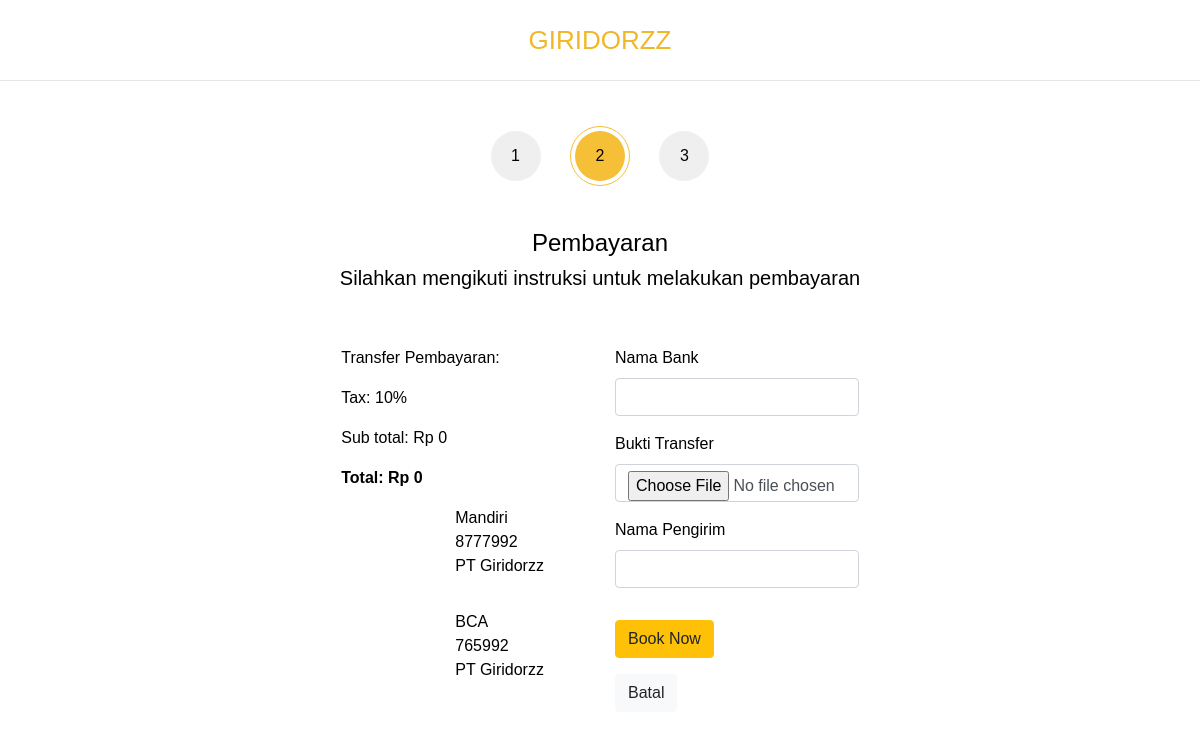
Screenshot of /page/booking/next-step.php with the database file from the repository.
### tables this page shows
CREATE TABLE `bank` (
  `idBank` int(11) NOT NULL,
  `namaBank` varchar(20) NOT NULL,
  `namaPemilik` varchar(255) NOT NULL,
  `noRekening` int(11) NOT NULL,
  `imageUrl` varchar(255) NOT NULL
);

### page/booking/next-step.php (the view, shortened to what this page needs)
<?php
include("../../database/connection.php");
$idKamar = $_GET['kamar'];
$idHotel = $_GET['id'];
if (isset($_GET['diskon'])) {
    $idDiskon = $_GET['diskon'];
    $diskon =
        mysqli_query($conn, "SELECT * FROM diskon WHERE idDiskon ='$idDiskon' and idKamar = '$idKamar'");
    while ($data = mysqli_fetch_array($diskon)) {
        $jmlhDiskon = $data['jmlhDiskon'];
        $totalHarga = $price - ($price * ($jmlhDiskon / 100));
    }
    $price = $totalHarga;
} else {
    $totalHarga = $price;
}
$startDate = new DateTime($_SESSION['startDate']);
$endDate = new DateTime($_SESSION['endDate']);
$countDate = $endDate->diff($startDate)->format('%d');
$totalPrice = $countDate * $totalHarga;
$result = mysqli_query($conn, "SELECT * FROM bank ")
    or die(mysqli_error($conn));
while ($data = mysqli_fetch_array($result)) {
    $rows[] = $data;
}
?>
<!doctype html>
<html lang="en">
<head>
    <link rel="stylesheet" href="https://stackpath.bootstrapcdn.com/bootstrap/4.3.1/css/bootstrap.min.css">
    <link rel="stylesheet" href="../../Assets/css/details.css">
</head>
<body>
    <header>
        <nav class="navbar navbar-expand-lg navbar-light container justify-content-center">
            <a href="../../index.php" class="brand-text-wrapper">
                <span class="brand-text-icon">GIRIDORZZ</span>
            </a>
        </nav>
    </header>
    <main class="container my-5 booking-kamar px-5">
        <div class="row justify-content-center">
            <div style="position: relative;">
                <button class="progress-number">1</button>
                <button class="progress-number active">2</button>
                <button class="progress-number">3</button>
            </div>
            <div class="col-12 text-center my-5">
                <h4>Pembayaran</h4>
                <h5>Silahkan mengikuti instruksi untuk melakukan pembayaran</h5>
            </div>
            <div class="row justify-content-center">
                <div class="col-6">
                    <p>Transfer Pembayaran:</p>
                    <p>Tax: 10%</p>
                    <p>Sub total: Rp <?= number_format($subTotal = $totalPrice * 0.1) ?> </p>
                    <b>Total: Rp <?= number_format($total = $totalPrice + $subTotal) ?></b>
                    <?php if (!empty($rows)) {
                        foreach ($rows as $row) : ?>
                            <div class="row py-3">
                                <div class="col-5">
                                </div>
                                <div class="col-6">
                                    <span><?= $row['namaBank'] ?></span> <br>
                                    <span><?= $row['noRekening'] ?></span> <br>
                                    <span><?= $row['namaPemilik'] ?></span>
                                </div>
                            </div>
                    <?php endforeach;
                    } ?>
                </div>
                <div class="col-6">
                    <form action="process.php" method="POST" enctype="multipart/form-data">
                        <div class="form-group">
                            <label for="namaBank" class="form-label">Nama Bank</label>
                            <input type="text" class="form-control" name="namaBank">
                        </div>
                        <div class="form-group">
                            <label for="image">Bukti Transfer</label>
                            <input type="file" class="form-control" name="file" required>
                        </div>
                        <div class="form-group">
                            <label for="namaPengirim" class="form-label">Nama Pengirim</label>
                            <input type="text" class="form-control" name="namaPengirim">
                        </div>
                        <button class="btn btn-warning my-3" type="submit" name="submit">Book Now</button>
                    </form>
                    <?php if (isset($_GET['diskon'])) { ?>
                        <div class="mb-3"><a href="index.php?id=<?= $idHotel ?>&kamar=<?= $idKamar ?>&idUser=<?= $_SESSION['idUser'] = $_POST['idUser']; ?>&diskon=<?= $idDiskon ?>" class="btn btn-light">Batal</a></div>
                    <?php } else { ?>
                        <div class="mb-3"><a href="index.php?id=<?= $idHotel ?>&kamar=<?= $idKamar ?>&idUser=<?= $_SESSION['idUser'] = $_POST['idUser']; ?>" class="btn btn-light">Batal</a></div>
                    <?php } ?>
                </div>
            </div>
        </div>
    </main>
</body>
</html>

### Assets/css/details.css (style rules this page uses)
* { font-family: "Poppins", sans-serif; color: #000000; }
.brand-text-icon { font-size: 26px; font-weight: 500; color: #f0b828; }
header { border-bottom: 1px solid #e5e5e5; width: 100%; position: relative; margin-bottom: 50px; }
.navbar { height: 80px; }
.active { color: #f0b828 !important; font-style: normal; text-decoration: none !important; }
.booking-kamar .progress-number { position: relative; width: 50px; height: 50px; border-radius: 50%; margin: 0 15px; border: none; }
.booking-kamar .progress-number.active { background-color: #f5bf38; color: #000000 !important; }
.booking-kamar .progress-number.active::after { content: ""; position: absolute; top: -5px; left: -5px; border: 1px solid #f5bf38; width: 60px; height: 60px; border-radius: 50%; }

### rows the page displays
bank: namaBank "Mandiri", noRekening "8777992", namaPemilik "PT Giridorzz"
bank: namaBank "BCA", noRekening "765992", namaPemilik "PT Giridorzz"

### other values shown
$subTotal = $totalPrice * 0.1 "0"
$total = $totalPrice + $subTotal "0"
